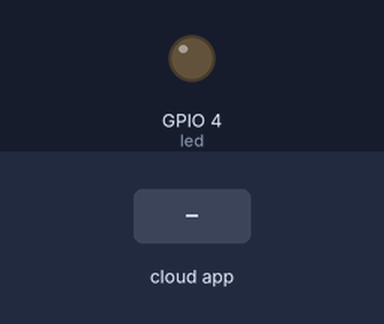
The sketch below on a simulated ESP32. Parts: output pins drawn as LEDs (lit = HIGH). Inputs (shaded band) come from the test bench. WiFi joins after 1.5 s; servers stay silent unless stated; what the sketch prints to the serial monitor is not drawn.

Above: at 2.7 s.
2.8 s: the phone or cloud app sets LED to 64
At 3.3 s:
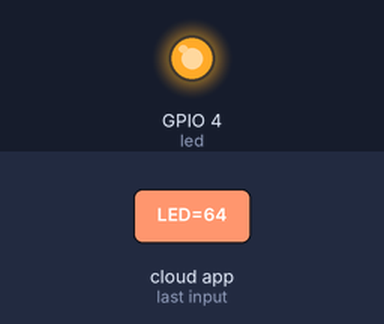
4.3 s: the phone or cloud app sets LED to 0
At 5.5 s:
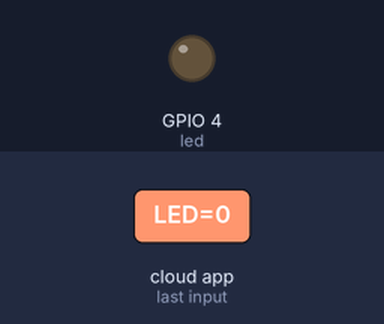
5.8 s: the phone or cloud app sets LED to 128
At 6.7 s:
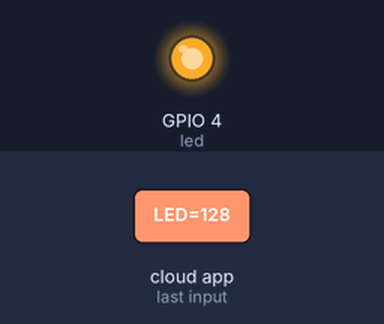
Timing chart, 0 to 8.8 s (numbered marks = the images above; inputs shaded):
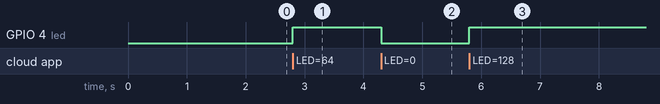

The sketch:

pruebaAlexaEncenderLed.ino
```cpp
#include <WiFi.h>
#include <Espalexa.h>
Espalexa espAlexa;
////////////////////////////
#define led 4

const char* ssid = "INVERNALIA2.4G";
const char* password = "Raton4321";

void setup() {
  Serial.begin(115200);
  pinMode(led,OUTPUT);
  digitalWrite(led,LOW); //inicia apagado
  ConectarWifi();
  espAlexa.addDevice("LED",foco);
  espAlexa.begin();
}

/////////////////// FUNCION PARA CONECTAR EL WIFI ///////////////////////////////////
void ConectarWifi() {
  if(WiFi.status() != WL_CONNECTED) {
     WiFi.mode(WIFI_STA);
     WiFi.begin(ssid, password);
     Serial.println("");
     Serial.println("Connecting to WiFi");
     while(WiFi.status() != WL_CONNECTED) {
           delay(500);
           Serial.print(".");}
    Serial.print("Connected to ");
    Serial.println(ssid);
    Serial.print("IP address: ");
    Serial.println(WiFi.localIP());}
    }

///////////////////// VOID LOOP ////////////////////////////////////////////////////
void loop(){
  ConectarWifi();
  espAlexa.loop();
  delay(1);}


/////////////////// FUNCION PARA  LED /////////////////////////////
void foco(uint8_t brillo){
     if(brillo){
      digitalWrite(led, HIGH);}
     else{
      digitalWrite(led, LOW);}}
```

Measured:
- after the input at 2.8 s, GPIO 4 (led): LOW → HIGH at once
- after the input at 4.3 s, GPIO 4 (led): HIGH → LOW at once
- after the input at 5.8 s, GPIO 4 (led): LOW → HIGH at once
